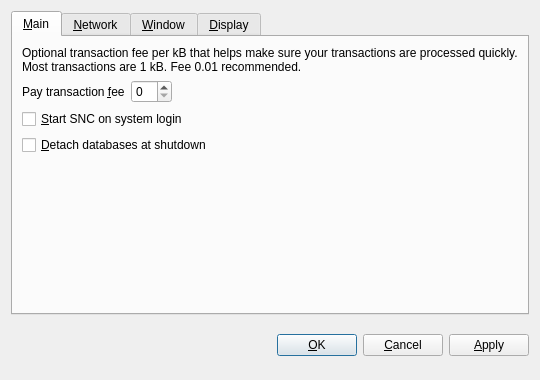
<?xml version="1.0" encoding="UTF-8"?>
<ui version="4.0">
 <class>OptionsDialog</class>
 <widget class="QDialog" name="OptionsDialog">
  <property name="geometry">
   <rect>
    <x>0</x>
    <y>0</y>
    <width>540</width>
    <height>380</height>
   </rect>
  </property>
  <property name="windowTitle">
   <string>Options</string>
  </property>
  <property name="modal">
   <bool>true</bool>
  </property>
  <layout class="QVBoxLayout" name="verticalLayout">
   <item>
    <widget class="QTabWidget" name="tabWidget">
     <property name="tabPosition">
      <enum>QTabWidget::North</enum>
     </property>
     <property name="currentIndex">
      <number>0</number>
     </property>
     <widget class="QWidget" name="tabMain">
      <attribute name="title">
       <string>&amp;Main</string>
      </attribute>
      <layout class="QVBoxLayout" name="verticalLayout_Main">
       <item>
        <widget class="QLabel" name="transactionFeeInfoLabel">
         <property name="text">
          <string>Optional transaction fee per kB that helps make sure your transactions are processed quickly. Most transactions are 1 kB. Fee 0.01 recommended.</string>
         </property>
         <property name="textFormat">
          <enum>Qt::PlainText</enum>
         </property>
         <property name="wordWrap">
          <bool>true</bool>
         </property>
        </widget>
       </item>
       <item>
        <layout class="QHBoxLayout" name="horizontalLayout_Main">
         <item>
          <widget class="QLabel" name="transactionFeeLabel">
           <property name="text">
            <string>Pay transaction &amp;fee</string>
           </property>
           <property name="textFormat">
            <enum>Qt::PlainText</enum>
           </property>
           <property name="buddy">
            <cstring>transactionFee</cstring>
           </property>
          </widget>
         </item>
         <item>
          <widget class="BitcoinAmountField" name="transactionFee"/>
         </item>
         <item>
          <spacer name="horizontalSpacer_Main">
           <property name="orientation">
            <enum>Qt::Horizontal</enum>
           </property>
           <property name="sizeHint" stdset="0">
            <size>
             <width>40</width>
             <height>20</height>
            </size>
           </property>
          </spacer>
         </item>
        </layout>
       </item>
       <item>
        <widget class="QCheckBox" name="bitcoinAtStartup">
         <property name="toolTip">
          <string>Automatically start SNC after logging in to the system.</string>
         </property>
         <property name="text">
          <string>&amp;Start SNC on system login</string>
         </property>
        </widget>
       </item>
       <item>
        <widget class="QCheckBox" name="detachDatabases">
         <property name="toolTip">
          <string>Detach block and address databases at shutdown. This means they can be moved to another data directory, but it slows down shutdown. The wallet is always detached.</string>
         </property>
         <property name="text">
          <string>&amp;Detach databases at shutdown</string>
         </property>
        </widget>
       </item>
       <item>
        <spacer name="verticalSpacer_Main">
         <property name="orientation">
          <enum>Qt::Vertical</enum>
         </property>
         <property name="sizeHint" stdset="0">
          <size>
           <width>20</width>
           <height>40</height>
          </size>
         </property>
        </spacer>
       </item>
      </layout>
     </widget>
     <widget class="QWidget" name="tabNetwork">
      <attribute name="title">
       <string>&amp;Network</string>
      </attribute>
      <layout class="QVBoxLayout" name="verticalLayout_Network">
       <item>
        <widget class="QCheckBox" name="mapPortUpnp">
         <property name="toolTip">
          <string>Automatically open the SNC client port on the router. This only works when your router supports UPnP and it is enabled.</string>
         </property>
         <property name="text">
          <string>Map port using &amp;UPnP</string>
         </property>
        </widget>
       </item>
       <item>
        <widget class="QCheckBox" name="connectSocks">
         <property name="toolTip">
          <string>Connect to the SNC network through a SOCKS proxy (e.g. when connecting through Tor).</string>
         </property>
         <property name="text">
          <string>&amp;Connect through SOCKS proxy:</string>
         </property>
        </widget>
       </item>
       <item>
        <layout class="QHBoxLayout" name="horizontalLayout_Network">
         <item>
          <widget class="QLabel" name="proxyIpLabel">
           <property name="text">
            <string>Proxy &amp;IP:</string>
           </property>
           <property name="textFormat">
            <enum>Qt::PlainText</enum>
           </property>
           <property name="buddy">
            <cstring>proxyIp</cstring>
           </property>
          </widget>
         </item>
         <item>
          <widget class="QValidatedLineEdit" name="proxyIp">
           <property name="maximumSize">
            <size>
             <width>140</width>
             <height>16777215</height>
            </size>
           </property>
           <property name="toolTip">
            <string>IP address of the proxy (e.g. 127.0.0.1)</string>
           </property>
          </widget>
         </item>
         <item>
          <widget class="QLabel" name="proxyPortLabel">
           <property name="text">
            <string>&amp;Port:</string>
           </property>
           <property name="textFormat">
            <enum>Qt::PlainText</enum>
           </property>
           <property name="buddy">
            <cstring>proxyPort</cstring>
           </property>
          </widget>
         </item>
         <item>
          <widget class="QLineEdit" name="proxyPort">
           <property name="maximumSize">
            <size>
             <width>55</width>
             <height>16777215</height>
            </size>
           </property>
           <property name="toolTip">
            <string>Port of the proxy (e.g. 9050)</string>
           </property>
          </widget>
         </item>
         <item>
          <widget class="QLabel" name="socksVersionLabel">
           <property name="text">
            <string>SOCKS &amp;Version:</string>
           </property>
           <property name="textFormat">
            <enum>Qt::PlainText</enum>
           </property>
           <property name="buddy">
            <cstring>socksVersion</cstring>
           </property>
          </widget>
         </item>
         <item>
          <widget class="QValueComboBox" name="socksVersion">
           <property name="toolTip">
            <string>SOCKS version of the proxy (e.g. 5)</string>
           </property>
          </widget>
         </item>
         <item>
          <spacer name="horizontalSpacer_Network">
           <property name="orientation">
            <enum>Qt::Horizontal</enum>
           </property>
           <property name="sizeHint" stdset="0">
            <size>
             <width>40</width>
             <height>20</height>
            </size>
           </property>
          </spacer>
         </item>
        </layout>
       </item>
       <item>
        <spacer name="verticalSpacer_Network">
         <property name="orientation">
          <enum>Qt::Vertical</enum>
         </property>
         <property name="sizeHint" stdset="0">
          <size>
           <width>20</width>
           <height>40</height>
          </size>
         </property>
        </spacer>
       </item>
      </layout>
     </widget>
     <widget class="QWidget" name="tabWindow">
      <attribute name="title">
       <string>&amp;Window</string>
      </attribute>
      <layout class="QVBoxLayout" name="verticalLayout_Window">
       <item>
        <widget class="QCheckBox" name="minimizeToTray">
         <property name="toolTip">
          <string>Show only a tray icon after minimizing the window.</string>
         </property>
         <property name="text">
          <string>&amp;Minimize to the tray instead of the taskbar</string>
         </property>
        </widget>
       </item>
       <item>
        <widget class="QCheckBox" name="minimizeOnClose">
         <property name="toolTip">
          <string>Minimize instead of exit the application when the window is closed. When this option is enabled, the application will be closed only after selecting Quit in the menu.</string>
         </property>
         <property name="text">
          <string>M&amp;inimize on close</string>
         </property>
        </widget>
       </item>
       <item>
        <spacer name="verticalSpacer_Window">
         <property name="orientation">
          <enum>Qt::Vertical</enum>
         </property>
         <property name="sizeHint" stdset="0">
          <size>
           <width>20</width>
           <height>40</height>
          </size>
         </property>
        </spacer>
       </item>
      </layout>
     </widget>
     <widget class="QWidget" name="tabDisplay">
      <attribute name="title">
       <string>&amp;Display</string>
      </attribute>
      <layout class="QVBoxLayout" name="verticalLayout_Display">
       <item>
        <layout class="QHBoxLayout" name="horizontalLayout_1_Display">
         <item>
          <widget class="QLabel" name="langLabel">
           <property name="text">
            <string>User Interface &amp;language:</string>
           </property>
           <property name="textFormat">
            <enum>Qt::PlainText</enum>
           </property>
           <property name="buddy">
            <cstring>lang</cstring>
           </property>
          </widget>
         </item>
         <item>
          <widget class="QValueComboBox" name="lang">
           <property name="toolTip">
            <string>The user interface language can be set here. This setting will take effect after restarting SNC.</string>
           </property>
          </widget>
         </item>
        </layout>
       </item>
       <item>
        <layout class="QHBoxLayout" name="horizontalLayout_2_Display">
         <item>
          <widget class="QLabel" name="unitLabel">
           <property name="text">
            <string>&amp;Unit to show amounts in:</string>
           </property>
           <property name="textFormat">
            <enum>Qt::PlainText</enum>
           </property>
           <property name="buddy">
            <cstring>unit</cstring>
           </property>
          </widget>
         </item>
         <item>
          <widget class="QValueComboBox" name="unit">
           <property name="toolTip">
            <string>Choose the default subdivision unit to show in the interface and when sending coins.</string>
           </property>
          </widget>
         </item>
        </layout>
       </item>
       <item>
        <widget class="QCheckBox" name="displayAddresses">
         <property name="toolTip">
          <string>Whether to show SNC addresses in the transaction list or not.</string>
         </property>
         <property name="text">
          <string>&amp;Display addresses in transaction list</string>
         </property>
        </widget>
       </item>
       <item>
        <spacer name="verticalSpacer_Display">
         <property name="orientation">
          <enum>Qt::Vertical</enum>
         </property>
         <property name="sizeHint" stdset="0">
          <size>
           <width>20</width>
           <height>40</height>
          </size>
         </property>
        </spacer>
       </item>
      </layout>
     </widget>
    </widget>
   </item>
   <item>
    <layout class="QHBoxLayout" name="horizontalLayout_Buttons">
     <item>
      <spacer name="horizontalSpacer_1">
       <property name="orientation">
        <enum>Qt::Horizontal</enum>
       </property>
       <property name="sizeHint" stdset="0">
        <size>
         <width>40</width>
         <height>48</height>
        </size>
       </property>
      </spacer>
     </item>
     <item>
      <widget class="QLabel" name="statusLabel">
       <property name="font">
        <font>
         <weight>75</weight>
         <bold>true</bold>
        </font>
       </property>
       <property name="text">
        <string/>
       </property>
       <property name="textFormat">
        <enum>Qt::PlainText</enum>
       </property>
       <property name="wordWrap">
        <bool>true</bool>
       </property>
      </widget>
     </item>
     <item>
      <spacer name="horizontalSpacer_2">
       <property name="orientation">
        <enum>Qt::Horizontal</enum>
       </property>
       <property name="sizeHint" stdset="0">
        <size>
         <width>40</width>
         <height>48</height>
        </size>
       </property>
      </spacer>
     </item>
     <item>
      <widget class="QPushButton" name="okButton">
       <property name="text">
        <string>&amp;OK</string>
       </property>
      </widget>
     </item>
     <item>
      <widget class="QPushButton" name="cancelButton">
       <property name="text">
        <string>&amp;Cancel</string>
       </property>
       <property name="autoDefault">
        <bool>false</bool>
       </property>
      </widget>
     </item>
     <item>
      <widget class="QPushButton" name="applyButton">
       <property name="text">
        <string>&amp;Apply</string>
       </property>
       <property name="autoDefault">
        <bool>false</bool>
       </property>
      </widget>
     </item>
    </layout>
   </item>
  </layout>
 </widget>
 <customwidgets>
  <customwidget>
   <class>BitcoinAmountField</class>
   <extends>QSpinBox</extends>
   <header>bitcoinamountfield.h</header>
  </customwidget>
  <customwidget>
   <class>QValueComboBox</class>
   <extends>QComboBox</extends>
   <header>qvaluecombobox.h</header>
  </customwidget>
  <customwidget>
   <class>QValidatedLineEdit</class>
   <extends>QLineEdit</extends>
   <header>qvalidatedlineedit.h</header>
  </customwidget>
 </customwidgets>
 <resources/>
 <connections/>
</ui>
